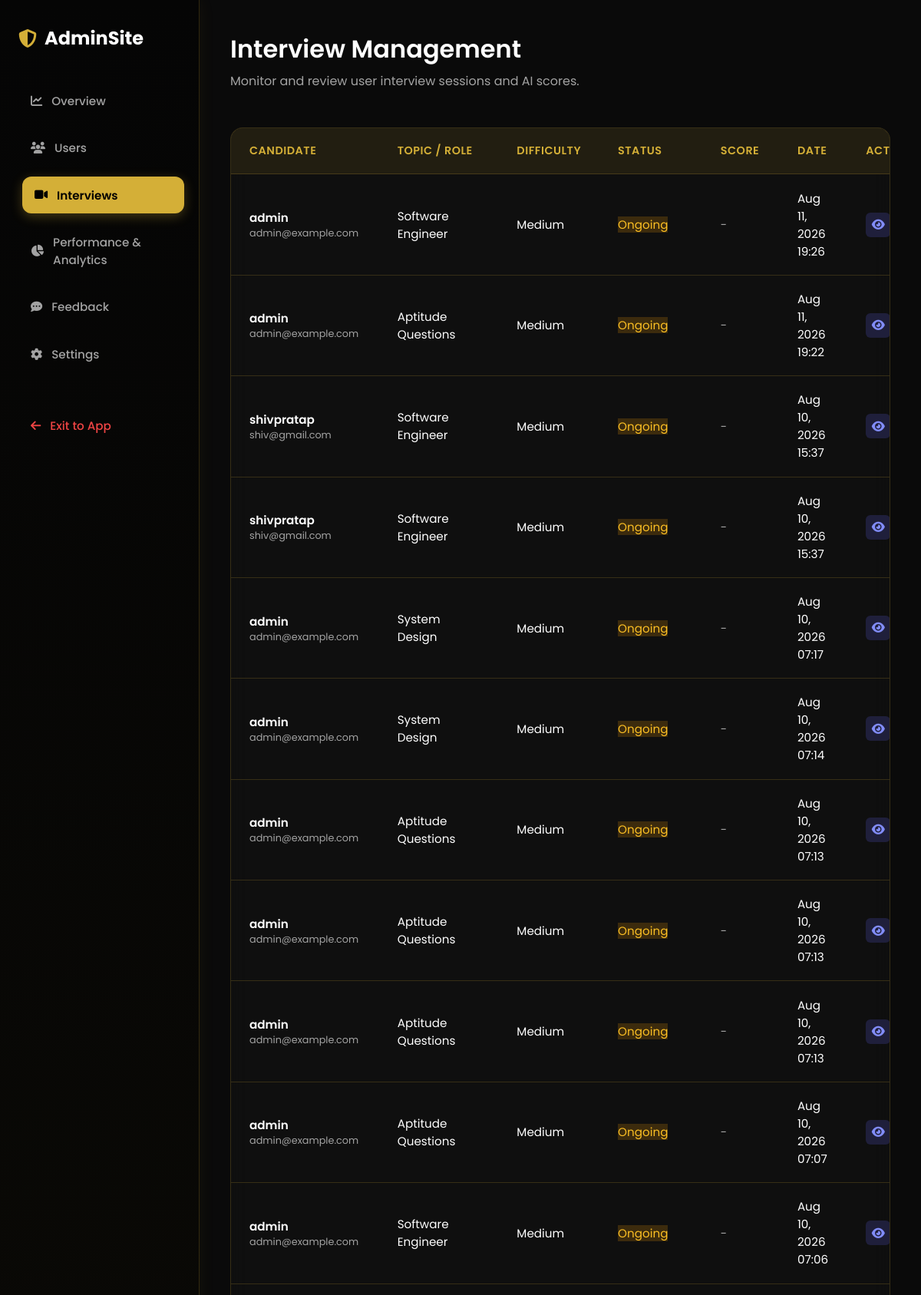
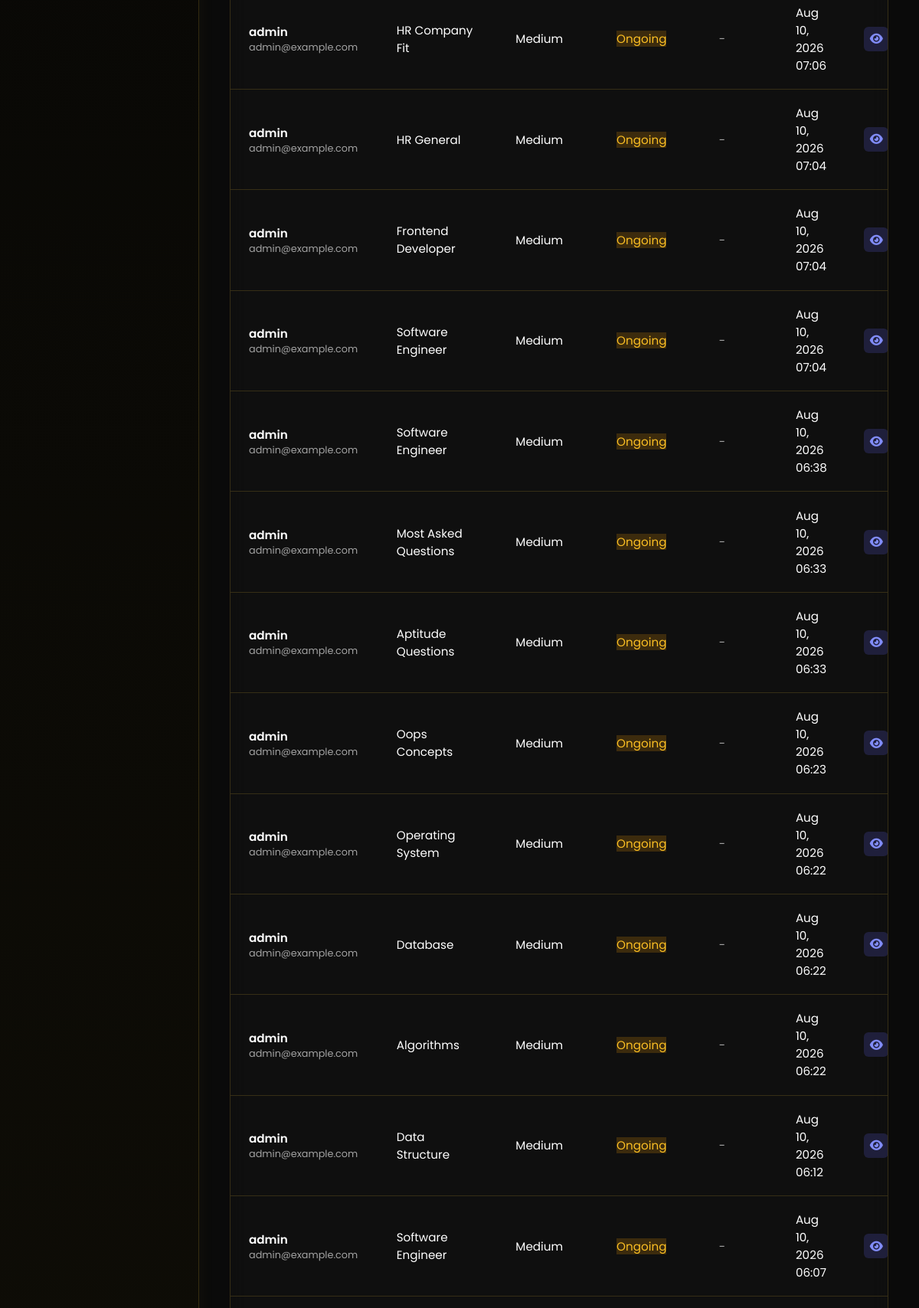
Screenshot of /admin-panel/interviews/ (signed in, upper part) with the database file from the repository (2 pictures, top to bottom).
### interview/models.py (models this page shows, shortened)
class InterviewSession(models.Model):
    STATUS_CHOICES = (
        ('ongoing', 'Ongoing'),
        ('completed', 'Completed'),
    )
    user = models.ForeignKey(User, on_delete=models.CASCADE, related_name='interview_sessions')
    topic = models.CharField(max_length=150)  # e.g., Backend Developer, System Design, HR Behavioral
    difficulty = models.CharField(max_length=50, default='Medium')
    status = models.CharField(max_length=20, choices=STATUS_CHOICES, default='ongoing')
    total_score = models.IntegerField(default=0)  # Average score out of 100
    feedback_summary = models.TextField(blank=True)
    created_at = models.DateTimeField(auto_now_add=True)
    completed_at = models.DateTimeField(null=True, blank=True)

class UserProfile(models.Model):
    ROLE_CHOICES = (
        ('Candidate', 'Candidate'),
        ('Admin', 'Admin'),
    )
    user = models.OneToOneField(User, on_delete=models.CASCADE, related_name='profile')
    full_name = models.CharField(max_length=255, blank=True)
    role = models.CharField(max_length=20, choices=ROLE_CHOICES, default='Candidate')
    target_role = models.CharField(max_length=150, blank=True, default='Software Engineer')
    experience_level = models.CharField(max_length=50, blank=True, default='Entry Level')
    bio = models.TextField(blank=True)
    avatar = models.FileField(upload_to='avatars/', blank=True, null=True)
    created_at = models.DateTimeField(auto_now_add=True)
    updated_at = models.DateTimeField(auto_now=True)

### interview/views_admin.py (the view)
    def _wrapped_view(request, *args, **kwargs):
        if not request.user.is_authenticated:
            return redirect('login')
        if not is_admin(request.user):
            messages.error(request, "Access Denied: Only Admin users can access the Admin Panel.")
            return redirect('dashboard')
        return view_func(request, *args, **kwargs)

### interview/views_admin.py (called while the page is built)
def is_admin(user):
    return user.is_authenticated and (user.is_superuser or (hasattr(user, 'profile') and user.profile.role.lower() == 'admin'))

def admin_required(view_func):
    def _wrapped_view(request, *args, **kwargs):
        if not request.user.is_authenticated:
            return redirect('login')
        if not is_admin(request.user):
            messages.error(request, "Access Denied: Only Admin users can access the Admin Panel.")
            return redirect('dashboard')
        return view_func(request, *args, **kwargs)
    return _wrapped_view

@admin_required
def admin_interviews(request):
    interviews = InterviewSession.objects.select_related('user', 'user__profile').all().order_by('-created_at')
    return render(request, 'admin_interviews.html', {'interviews': interviews})

### templates/admin_interviews.html (shortened to what this page needs)
{% extends 'admin_base.html' %}
{% block content %}
<div class="header">
    <div>
        <h1>Interview Management</h1>
        <p style="color: var(--text-muted); margin-top: 5px;">Monitor and review user interview sessions and AI scores.</p>
    </div>
</div>
<div class="table-container">
    <table>
        <thead>
            <tr>
                <th>Candidate</th>
                <th>Topic / Role</th>
                <th>Difficulty</th>
                <th>Status</th>
                <th>Score</th>
                <th>Date</th>
                <th>Actions</th>
            </tr>
        </thead>
        <tbody>
            {% for session in interviews %}
            <tr>
                <td>
                    <div style="font-weight: 600; color: #fff;">{{ session.user.profile.full_name|default:session.user.username }}</div>
                    <div style="font-size: 0.8rem; color: var(--text-muted);">{{ session.user.email }}</div>
                </td>
                <td>{{ session.topic }}</td>
                <td>{{ session.difficulty }}</td>
                <td>
                    <span class="badge {% if session.status == 'completed' %}badge-completed{% else %}badge-ongoing{% endif %}">
                        {{ session.status|title }}
                    </span>
                </td>
                <td>
                    {% if session.status == 'completed' %}
                        <div style="font-weight: 600; color: {% if session.total_score >= 70 %}#34d399{% elif session.total_score >= 40 %}#fbbf24{% else %}#f87171{% endif %};">
                            {{ session.total_score }}/100
                        </div>
                    {% else %}
                        <span style="color: var(--text-muted);">-</span>
                    {% endif %}
                </td>
                <td>{{ session.created_at|date:"M d, Y H:i" }}</td>
                <td>
                    <div class="actions">
                        <a href="{% url 'admin_interview_detail' session.id %}" class="btn-icon btn-view" title="View Details"><i class="fa-solid fa-eye"></i></a>
                    </div>
                </td>
            </tr>
            {% empty %}
            <tr>
                <td colspan="7" style="text-align: center; padding: 3rem; color: var(--text-muted);">No interview sessions found.</td>
            </tr>
            {% endfor %}
        </tbody>
    </table>
</div>
{% endblock %}

### rows the page displays
InterviewSession: user.profile.full_name "admin", user.email "admin@example.com", topic "Software Engineer", difficulty "Medium", status "Ongoing", created_at "Aug 11, 2026 19:26"
InterviewSession: user.profile.full_name "admin", user.email "admin@example.com", topic "Aptitude Questions", difficulty "Medium", status "Ongoing", created_at "Aug 11, 2026 19:22"
InterviewSession: user.profile.full_name "shivpratap", user.email "shiv@gmail.com", topic "Software Engineer", difficulty "Medium", status "Ongoing", created_at "Aug 10, 2026 15:37"
InterviewSession: user.profile.full_name "shivpratap", user.email "shiv@gmail.com", topic "Software Engineer", difficulty "Medium", status "Ongoing", created_at "Aug 10, 2026 15:37"
InterviewSession: user.profile.full_name "admin", user.email "admin@example.com", topic "System Design", difficulty "Medium", status "Ongoing", created_at "Aug 10, 2026 07:17"
InterviewSession: user.profile.full_name "admin", user.email "admin@example.com", topic "System Design", difficulty "Medium", status "Ongoing", created_at "Aug 10, 2026 07:14"
InterviewSession: user.profile.full_name "admin", user.email "admin@example.com", topic "Aptitude Questions", difficulty "Medium", status "Ongoing", created_at "Aug 10, 2026 07:13"
InterviewSession: user.profile.full_name "admin", user.email "admin@example.com", topic "Aptitude Questions", difficulty "Medium", status "Ongoing", created_at "Aug 10, 2026 07:13"
InterviewSession: user.profile.full_name "admin", user.email "admin@example.com", topic "Aptitude Questions", difficulty "Medium", status "Ongoing", created_at "Aug 10, 2026 07:13"
InterviewSession: user.profile.full_name "admin", user.email "admin@example.com", topic "Aptitude Questions", difficulty "Medium", status "Ongoing", created_at "Aug 10, 2026 07:07"
InterviewSession: user.profile.full_name "admin", user.email "admin@example.com", topic "Software Engineer", difficulty "Medium", status "Ongoing", created_at "Aug 10, 2026 07:06"
InterviewSession: user.profile.full_name "admin", user.email "admin@example.com", topic "HR Company Fit", difficulty "Medium", status "Ongoing", created_at "Aug 10, 2026 07:06"
InterviewSession: user.profile.full_name "admin", user.email "admin@example.com", topic "HR General", difficulty "Medium", status "Ongoing", created_at "Aug 10, 2026 07:04"
InterviewSession: user.profile.full_name "admin", user.email "admin@example.com", topic "Frontend Developer", difficulty "Medium", status "Ongoing", created_at "Aug 10, 2026 07:04"
InterviewSession: user.profile.full_name "admin", user.email "admin@example.com", topic "Software Engineer", difficulty "Medium", status "Ongoing", created_at "Aug 10, 2026 07:04"
InterviewSession: user.profile.full_name "admin", user.email "admin@example.com", topic "Software Engineer", difficulty "Medium", status "Ongoing", created_at "Aug 10, 2026 06:38"
InterviewSession: user.profile.full_name "admin", user.email "admin@example.com", topic "Most Asked Questions", difficulty "Medium", status "Ongoing", created_at "Aug 10, 2026 06:33"
InterviewSession: user.profile.full_name "admin", user.email "admin@example.com", topic "Aptitude Questions", difficulty "Medium", status "Ongoing", created_at "Aug 10, 2026 06:33"
InterviewSession: user.profile.full_name "admin", user.email "admin@example.com", topic "Oops Concepts", difficulty "Medium", status "Ongoing", created_at "Aug 10, 2026 06:23"
InterviewSession: user.profile.full_name "admin", user.email "admin@example.com", topic "Operating System", difficulty "Medium", status "Ongoing", created_at "Aug 10, 2026 06:22"
InterviewSession: user.profile.full_name "admin", user.email "admin@example.com", topic "Database", difficulty "Medium", status "Ongoing", created_at "Aug 10, 2026 06:22"
InterviewSession: user.profile.full_name "admin", user.email "admin@example.com", topic "Algorithms", difficulty "Medium", status "Ongoing", created_at "Aug 10, 2026 06:22"
InterviewSession: user.profile.full_name "admin", user.email "admin@example.com", topic "Data Structure", difficulty "Medium", status "Ongoing", created_at "Aug 10, 2026 06:12"
InterviewSession: user.profile.full_name "admin", user.email "admin@example.com", topic "Software Engineer", difficulty "Medium", status "Ongoing", created_at "Aug 10, 2026 06:07"
